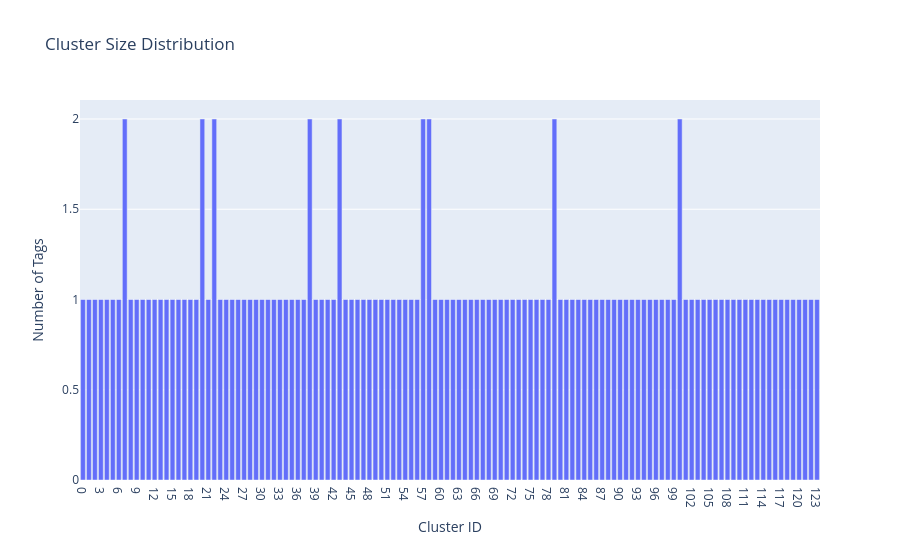

Notebook source saved alongside this figure:
### Code cell
cluster_counts = pd.Series(word_clusters_dbscan).value_counts().sort_index()
cluster_counts = cluster_counts[cluster_counts.index != -1]  # remove noise

fig = px.bar(x=cluster_counts.index.astype(str), y=cluster_counts.values,
             labels={"x": "Cluster ID", "y": "Number of Tags"},
             title="Cluster Size Distribution")
fig.show()

### Figure 1 — Plotly figure (JSON) as saved in the notebook; plotly's stock layout.template omitted (floating-point values rounded to 4 significant figures)
{"data": [{"hovertemplate": "Cluster ID=%{x}<br>Number of Tags=%{y}<extra></extra>", "legendgroup": "", "marker": {"color": "#636efa", "pattern": {"shape": ""}}, "name": "", "orientation": "v", "showlegend": false, "textposition": "auto", "type": "bar", "x": ["0", "1", "2", "3", "4", "5", "6", "7", "8", "9", "10", "11", "12", "13", "14", "15", "16", "17", "18", "19", "20", "21", "22", "23", "24", "25", "26", "27", "28", "29", "30", "31", "32", "33", "34", "35", "36", "37", "38", "39", "40", "41", "42", "43", "44", "45", "46", "47", "48", "49", "50", "51", "52", "53", "54", "55", "56", "57", "58", "59", "60", "61", "62", "63", "64", "65", "66", "67", "68", "69", "70", "71", "72", "73", "74", "75", "76", "77", "78", "79", "80", "81", "82", "83", "84", "85", "86", "87", "88", "89", "90", "91", "92", "93", "94", "95", "96", "97", "98", "99", "100", "101", "102", "103", "104", "105", "106", "107", "108", "109", "110", "111", "112", "113", "114", "115", "116", "117", "118", "119", "120", "121", "122", "123"], "xaxis": "x", "y": [1, 1, 1, 1, 1, 1, 1, 2, 1, 1, 1, 1, 1, 1, 1, 1, 1, 1, 1, 1, 2, 1, 2, 1, 1, 1, 1, 1, 1, 1, 1, 1, 1, 1, 1, 1, 1, 1, 2, 1, 1, 1, 1, 2, 1, 1, 1, 1, 1, 1, 1, 1, 1, 1, 1, 1, 1, 2, 2, 1, 1, 1, 1, 1, 1, 1, 1, 1, 1, 1, 1, 1, 1, 1, 1, 1, 1, 1, 1, 2, 1, 1, 1, 1, 1, 1, 1, 1, 1, 1, 1, 1, 1, 1, 1, 1, 1, 1, 1, 1, 2, 1, 1, 1, 1, 1, 1, 1, 1, 1, 1, 1, 1, 1, 1, 1, 1, 1, 1, 1, 1, 1, 1, 1], "yaxis": "y"}], "layout": {"barmode": "relative", "legend": {"tracegroupgap": 0}, "title": {"text": "Cluster Size Distribution"}, "xaxis": {"anchor": "y", "domain": [0, 1], "title": {"text": "Cluster ID"}}, "yaxis": {"anchor": "x", "domain": [0, 1], "title": {"text": "Number of Tags"}}}}
